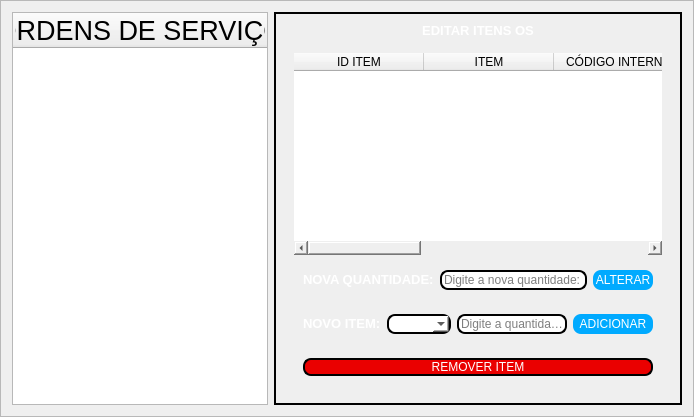
            <widget class="QFrame" name="frame_7">
             <property name="frameShape">
              <enum>QFrame::StyledPanel</enum>
             </property>
             <property name="frameShadow">
              <enum>QFrame::Raised</enum>
             </property>
             <layout class="QHBoxLayout" name="horizontalLayout_49">
              <item>
               <widget class="QTreeWidget" name="tree_os_info">
                <property name="sizePolicy">
                 <sizepolicy hsizetype="Expanding" vsizetype="Preferred">
                  <horstretch>0</horstretch>
                  <verstretch>0</verstretch>
                 </sizepolicy>
                </property>
                <property name="minimumSize">
                 <size>
                  <width>0</width>
                  <height>0</height>
                 </size>
                </property>
                <property name="font">
                 <font>
                  <pointsize>16</pointsize>
                 </font>
                </property>
                <property name="styleSheet">
                 <string notr="true">QTreeWidget::item{
	color: white;
}</string>
                </property>
                <property name="headerHidden">
                 <bool>false</bool>
                </property>
                <column>
                 <property name="text">
                  <string>ORDENS DE SERVIÇO</string>
                 </property>
                 <property name="font">
                  <font>
                   <pointsize>20</pointsize>
                  </font>
                 </property>
                 <property name="textAlignment">
                  <set>AlignCenter</set>
                 </property>
                </column>
               </widget>
              </item>
              <item>
               <widget class="QFrame" name="frame_itens_edit">
                <property name="sizePolicy">
                 <sizepolicy hsizetype="Expanding" vsizetype="Preferred">
                  <horstretch>0</horstretch>
                  <verstretch>0</verstretch>
                 </sizepolicy>
                </property>
                <property name="minimumSize">
                 <size>
                  <width>380</width>
                  <height>0</height>
                 </size>
                </property>
                <property name="styleSheet">
                 <string notr="true">border: 2px solid black</string>
                </property>
                <property name="frameShape">
                 <enum>QFrame::StyledPanel</enum>
                </property>
                <property name="frameShadow">
                 <enum>QFrame::Raised</enum>
                </property>
                <layout class="QVBoxLayout" name="verticalLayout_36">
                 <item>
                  <widget class="QLabel" name="label_29">
                   <property name="maximumSize">
                    <size>
                     <width>16777215</width>
                     <height>50</height>
                    </size>
                   </property>
                   <property name="styleSheet">
                    <string notr="true">border: 0px</string>
                   </property>
                   <property name="text">
                    <string>&lt;html&gt;&lt;head/&gt;&lt;body&gt;&lt;p align=&quot;center&quot;&gt;&lt;span style=&quot; font-size:10pt; font-weight:600; color:#ffffff;&quot;&gt;EDITAR ITENS OS&lt;/span&gt;&lt;/p&gt;&lt;/body&gt;&lt;/html&gt;</string>
                   </property>
                  </widget>
                 </item>
                 <item>
                  <widget class="QFrame" name="frame_itens_edit_info">
                   <property name="minimumSize">
                    <size>
                     <width>0</width>
                     <height>350</height>
                    </size>
                   </property>
                   <property name="styleSheet">
                    <string notr="true">border: 0px</string>
                   </property>
                   <property name="frameShape">
                    <enum>QFrame::StyledPanel</enum>
                   </property>
                   <property name="frameShadow">
                    <enum>QFrame::Raised</enum>
                   </property>
                   <layout class="QVBoxLayout" name="verticalLayout_37">
                    <item>
                     <widget class="QTableWidget" name="table_itens_os">
                      <property name="styleSheet">
                       <string notr="true">QTableWidget::item{
	color: white;
}</string>
                      </property>
                      <attribute name="horizontalHeaderDefaultSectionSize">
                       <number>130</number>
                      </attribute>
                      <attribute name="horizontalHeaderStretchLastSection">
                       <bool>true</bool>
                      </attribute>
                      <column>
                       <property name="text">
                        <string>ID ITEM</string>
                       </property>
                      </column>
                      <column>
                       <property name="text">
                        <string>ITEM</string>
                       </property>
                      </column>
                      <column>
                       <property name="text">
                        <string>CÓDIGO INTERNO</string>
                       </property>
                      </column>
                      <column>
                       <property name="text">
                        <string>UNIDADE DE MEDIDA</string>
                       </property>
                      </column>
                      <column>
                       <property name="text">
                        <string>QNTD SOLICITADA</string>
                       </property>
                      </column>
                      <column>
                       <property name="text">
                        <string>STATUS</string>
                       </property>
                      </column>
                     </widget>
                    </item>
                    <item>
                     <widget class="QFrame" name="frame_itens_edit_nova_qntd">
                      <property name="minimumSize">
                       <size>
                        <width>0</width>
                        <height>30</height>
                       </size>
                      </property>
                      <property name="frameShape">
                       <enum>QFrame::StyledPanel</enum>
                      </property>
                      <property name="frameShadow">
                       <enum>QFrame::Raised</enum>
                      </property>
                      <layout class="QHBoxLayout" name="horizontalLayout_50">
                       <item>
                        <widget class="QLabel" name="lbl_itens_edit_nova_qntd">
                         <property name="text">
                          <string>&lt;html&gt;&lt;head/&gt;&lt;body&gt;&lt;p&gt;&lt;span style=&quot; font-size:10pt; font-weight:600; color:#ffffff;&quot;&gt;NOVA QUANTIDADE:&lt;/span&gt;&lt;/p&gt;&lt;/body&gt;&lt;/html&gt;</string>
                         </property>
                        </widget>
                       </item>
                       <item>
                        <widget class="QLineEdit" name="edit_itens_edit_nova_qntd">
                         <property name="styleSheet">
                          <string notr="true">border-radius: 8px;
border:  2px solid black;
background-color: rgb(255, 255, 255);</string>
                         </property>
                         <property name="placeholderText">
                          <string>Digite a nova quantidade:</string>
                         </property>
                        </widget>
                       </item>
                       <item>
                        <widget class="QPushButton" name="btn_itens_edit_alterar">
                         <property name="minimumSize">
                          <size>
                           <width>60</width>
                           <height>20</height>
                          </size>
                         </property>
                         <property name="styleSheet">
                          <string notr="true">background-color: rgb(0, 170, 255);
color: rgb(255, 255, 255);
border-radius: 8px;
border: 0px;</string>
                         </property>
                         <property name="text">
                          <string>ALTERAR</string>
                         </property>
                        </widget>
                       </item>
                      </layout>
                     </widget>
                    </item>
                    <item>
                     <widget class="QFrame" name="frame_itens_edit_novo_item">
                      <property name="minimumSize">
                       <size>
                        <width>0</width>
                        <height>30</height>
                       </size>
                      </property>
                      <property name="frameShape">
                       <enum>QFrame::StyledPanel</enum>
                      </property>
                      <property name="frameShadow">
                       <enum>QFrame::Raised</enum>
                      </property>
                      <layout class="QHBoxLayout" name="horizontalLayout_51">
                       <item>
                        <widget class="QLabel" name="lbl_itens_edit_novo_item">
                         <property name="text">
                          <string>&lt;html&gt;&lt;head/&gt;&lt;body&gt;&lt;p&gt;&lt;span style=&quot; font-size:10pt; font-weight:600; color:#ffffff;&quot;&gt;NOVO ITEM:&lt;/span&gt;&lt;/p&gt;&lt;/body&gt;&lt;/html&gt;</string>
                         </property>
                        </widget>
                       </item>
                       <item>
                        <widget class="QComboBox" name="box_itens_edit_novo_item">
                         <property name="sizePolicy">
                          <sizepolicy hsizetype="Expanding" vsizetype="Fixed">
                           <horstretch>0</horstretch>
                           <verstretch>0</verstretch>
                          </sizepolicy>
                         </property>
                         <property name="styleSheet">
                          <string notr="true">border-radius: 8px;
border:  2px solid black;
background-color: rgb(255, 255, 255);</string>
                         </property>
                        </widget>
                       </item>
                       <item>
                        <widget class="QLineEdit" name="edit_itens_edit_quantidade">
                         <property name="styleSheet">
                          <string notr="true">border-radius: 8px;
border:  2px solid black;
background-color: rgb(255, 255, 255);</string>
                         </property>
                         <property name="placeholderText">
                          <string>Digite a quantidade:</string>
                         </property>
                        </widget>
                       </item>
                       <item>
                        <widget class="QPushButton" name="btn_itens_edit_adicionar">
                         <property name="minimumSize">
                          <size>
                           <width>80</width>
                           <height>20</height>
                          </size>
                         </property>
                         <property name="styleSheet">
                          <string notr="true">background-color: rgb(0, 170, 255);
color: rgb(255, 255, 255);
border-radius: 8px;
border: 0px;</string>
                         </property>
                         <property name="text">
                          <string>ADICIONAR</string>
                         </property>
                        </widget>
                       </item>
                      </layout>
                     </widget>
                    </item>
                    <item>
                     <widget class="QFrame" name="frame_itens_edit_action">
                      <property name="minimumSize">
                       <size>
                        <width>0</width>
                        <height>30</height>
                       </size>
                      </property>
                      <property name="frameShape">
                       <enum>QFrame::StyledPanel</enum>
                      </property>
                      <property name="frameShadow">
                       <enum>QFrame::Raised</enum>
                      </property>
                      <layout class="QHBoxLayout" name="horizontalLayout_52">
                       <item>
                        <widget class="QPushButton" name="btn_itens_edit_remover_item">
                         <property name="styleSheet">
                          <string notr="true">color: rgb(255, 255, 255);
border-radius: 8px;
border: 2px solid black;
background-color: rgb(234, 0, 0);</string>
                         </property>
                         <property name="text">
                          <string>REMOVER ITEM</string>
                         </property>
                        </widget>
                       </item>
                      </layout>
                     </widget>
                    </item>
                   </layout>
                  </widget>
                 </item>
                </layout>
               </widget>
              </item>
             </layout>
            </widget>
